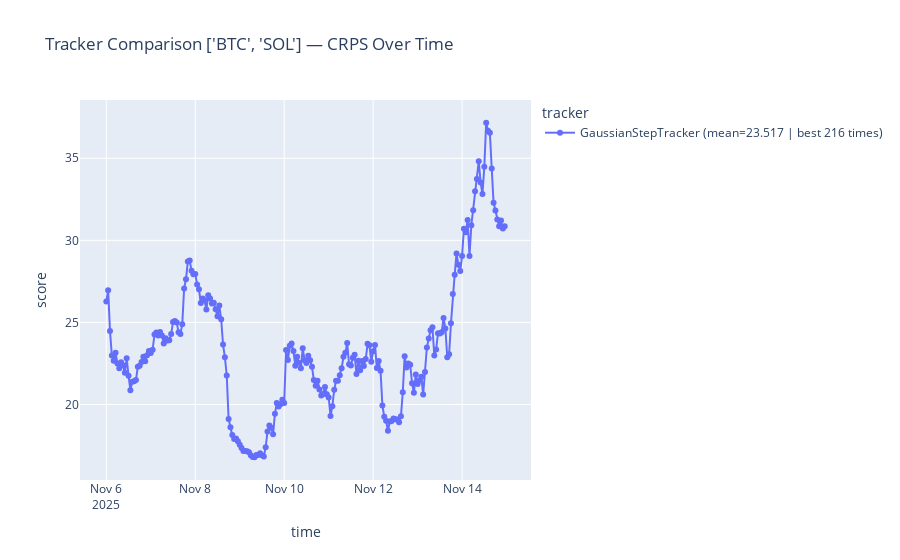

Write notebook code for a chart like this one.
### Code cell
# Tracker comparison all assets
plot_tracker_comparison(df_all)

### Figure 1 — Plotly figure (JSON) as saved in the notebook; plotly's stock layout.template omitted (floating-point values rounded to 4 significant figures; data arrays with more than 128 entries replaced by an {"elided": "..."} marker saying what was removed)
{"data": [{"hovertemplate": "tracker=GaussianStepTracker (mean=23.517 | best 216 times)<br>time=%{x}<br>score=%{y}<extra></extra>", "legendgroup": "GaussianStepTracker (mean=23.517 | best 216 times)", "line": {"color": "#636efa", "dash": "solid"}, "marker": {"symbol": "circle"}, "mode": "lines+markers", "name": "GaussianStepTracker (mean=23.517 | best 216 times)", "orientation": "v", "showlegend": true, "type": "scatter", "x": {"elided": "216 str values"}, "xaxis": "x", "y": {"elided": "216 float values"}, "yaxis": "y"}], "layout": {"hovermode": "x unified", "legend": {"title": {"text": "tracker"}, "tracegroupgap": 0}, "title": {"text": "Tracker Comparison ['BTC', 'SOL'] — CRPS Over Time"}, "xaxis": {"anchor": "y", "domain": [0, 1], "title": {"text": "time"}}, "yaxis": {"anchor": "x", "domain": [0, 1], "title": {"text": "score"}}}}
